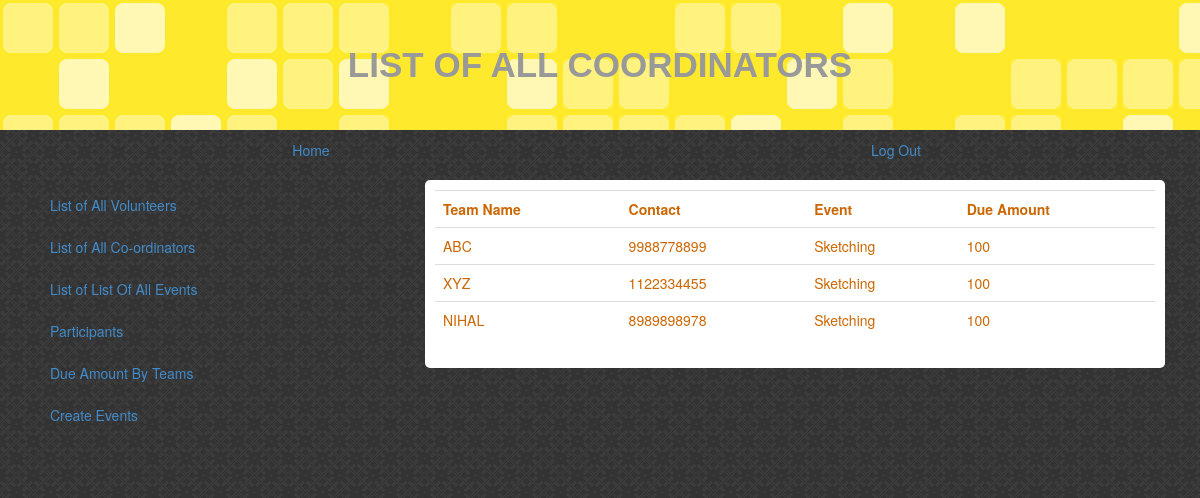
Screenshot of /project/dueAmt.php (signed in) with the database file from the repository.
### tables this page shows
CREATE TABLE IF NOT EXISTS `team` (
  `TID` int(11) NOT NULL,
  `TNAME` varchar(30) NOT NULL,
  `eid` int(11) DEFAULT NULL,
  `pays_to` varchar(15) DEFAULT NULL
);

CREATE TABLE IF NOT EXISTS `event` (
  `EID` int(11) NOT NULL,
  `ENAME` varchar(50) DEFAULT NULL,
  `ETYPE` varchar(20) DEFAULT NULL,
  `FEE` int(11) DEFAULT NULL,
  `LOCATION` varchar(50) DEFAULT NULL,
  `DT_TM` datetime DEFAULT NULL,
  `MAX_PART` int(11) DEFAULT NULL,
  `MAX_TIME` time DEFAULT NULL,
  `C_USN` varchar(15) DEFAULT NULL
);

### project/dueAmt.php (the view, shortened to what this page needs)
<!DOCTYPE html PUBLIC "-//W3C//DTD XHTML 1.0 Transitional//EN" "http://www.w3.org/TR/xhtml1/DTD/xhtml1-transitional.dtd">
<html xmlns="http://www.w3.org/1999/xhtml">
<head>
<?php
function checkAdmin()
{
	$admin = 'admin';
	if($_SESSION['user'] == $admin)
	return 1;
	else
	return 0;
}
?>
<link href="../css/styleForProject.css" rel="stylesheet" type="text/css"/>
<link href="../css/bootstrap.min.css"  rel="stylesheet" type="text/css"/>
</head>
<body>
<div class="container-fluid">
<div class="row">
<header id="pageHeader" >
List of All Coordinators
</header>
</div></div>
<div class="container">
<div class="row">
<div class="nav nav-pills nav-justified">
<li><a href="myAccount.php">Home</a></li>
<li><a href="logout.php">Log Out</a></li>
</div>
</div>
</div>
<div class="container">
<div class="row">
<div class="col-sm-4">
<div id="sidebar">
<div class="nav nav-pills nav-stacked">
<li role="presentation"><a href="allVolunteers.php">List of All Volunteers</a></li>
<li role="presentation"><a href="allCoordinators.php">List of All Co-ordinators</a></li>
<li role="presentation"><a href="eventDetails.php">List of List Of All Events</a></li>
<li role="presentation"><a href="allParticipants.php">Participants</a></li>
<li role="presentation"><a href="dueAmt.php">Due Amount By Teams</a></li>
<?php
if(checkAdmin())
{
?>
<li role="presentation"><a href="createEvents.php">Create Events</a></li>;
<?php } ?>
</div>
</div>
</div>
<div class="col-sm-8">
<div class="box">
<?php
 $sql_for_due_teams="select team.*, event.ename,event.fee from team inner join event on team.eid = event.eid where pays_to IS NULL";
 $result_due_teams = mysql_query($sql_for_due_teams);
 echo "<table class='table'><th>Team Name</th><th>Contact</th><th>Event</th><th>Due Amount</th>";
 while( $row = mysql_fetch_array($result_due_teams))
 {
	 echo "<tr><td>".$row[1]."</td>";
	 $sql_for_getting_one_contact = "select phno from participant where pusn = (select pusn from belongs_to where tid = $row[0])";
	 $result_contact = mysql_query($sql_for_getting_one_contact);
	 while($row_contact = mysql_fetch_array($result_contact))
	 {
		 echo "<td>".$row_contact[0]."</td>";
	 }
	 echo "<td>".$row[4]."</td>";
	 echo "<td>".$row[5]."</td>";
	 if(!checkAdmin())
	 {
		 echo "<td><a class='btn btn-success' href='dueAmt.php?tid=".$row[0]."'>Pay</a></td></tr>";
	 }
	 else
	 {
		 echo "</tr>";
	 }
 }
echo "</table>";
?>
</div>
</div>
</div>
</div>
</body>
</html>

### css/styleForProject.css (style rules this page uses)
#pageHeader { background:#39F url(../img/bgImg.png) ; color:#999; text-align:center; font-size:2.5em; font-weight:900; font-family:Arial, Helvetica, sans-serif; padding:40px 0px; text-transform:uppercase; overflow:hidden; }
body { background: url(../img/dark_embroidery.png); line-height:1.618em; }
#sidebar { margin:10px 0px; padding:5px; }
.box { border-radius:5px; padding:10px; margin:10px 5px; line-height:1.618px; background:white; color:#C60; }

### rows the page displays
team: TNAME "ABC", row_contact "9988778899", eid.ENAME "Sketching", eid.FEE "100"
team: TNAME "XYZ", row_contact "1122334455", eid.ENAME "Sketching", eid.FEE "100"
team: TNAME "NIHAL", row_contact "8989898978", eid.ENAME "Sketching", eid.FEE "100"
